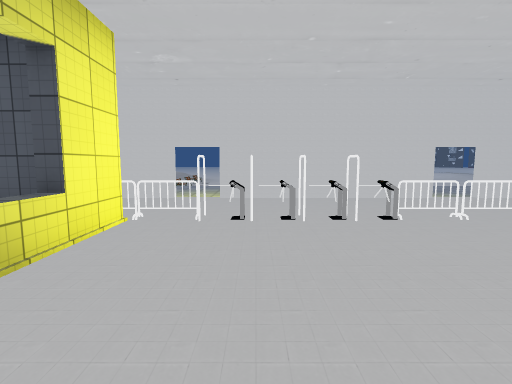
[1] (above)

16 first-person views from a walk through a Unity game level. The camera is 1.5 m above the floor, tilts 6° down and sees 85° across. The floor is counted in squares, 2 m on a side. Each view is taken from the middle of a square. On the plan, view 1 faces up. The plan holds only what a view shows up to about 10 squares ahead; the rest is blank. The place goes on beyond the plan. The player is left out. Some animated figures are left out. Some surface patterns are stand-ins.

[2]
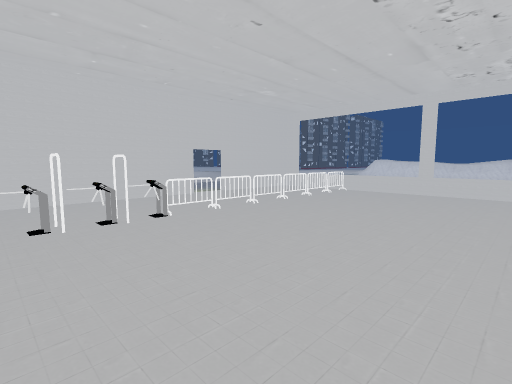

[3]
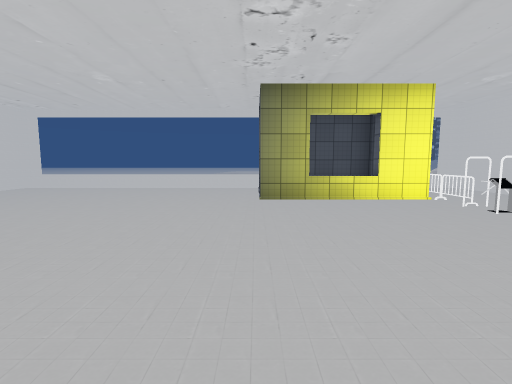

[4]
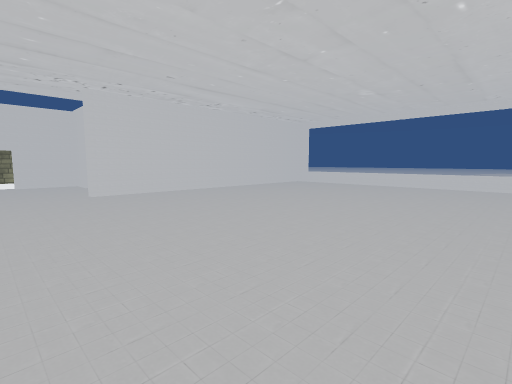

[5]
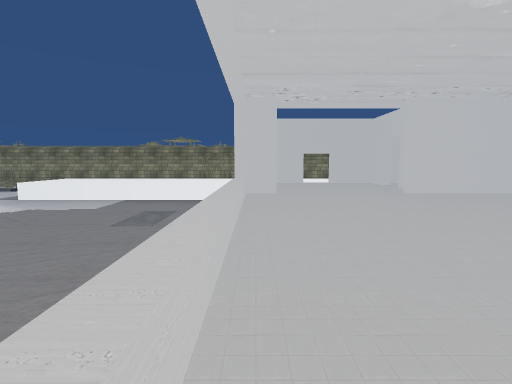

[6]
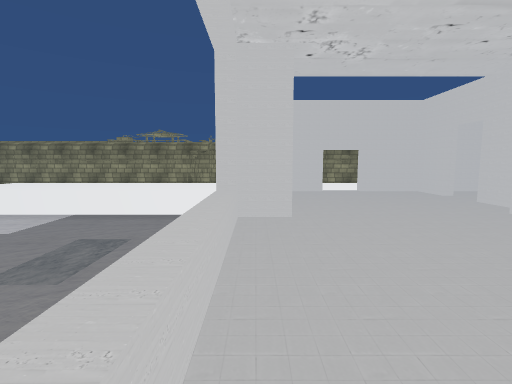

[7]
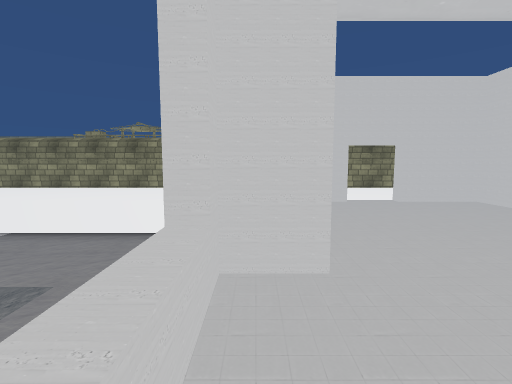

[8]
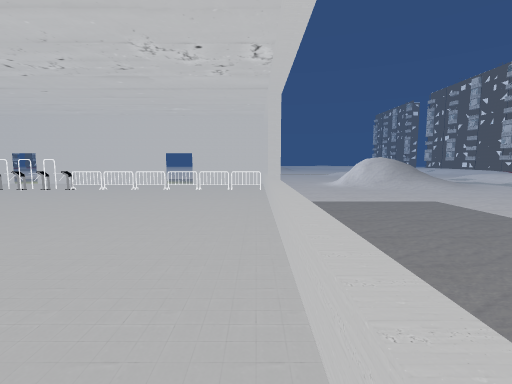

[9]
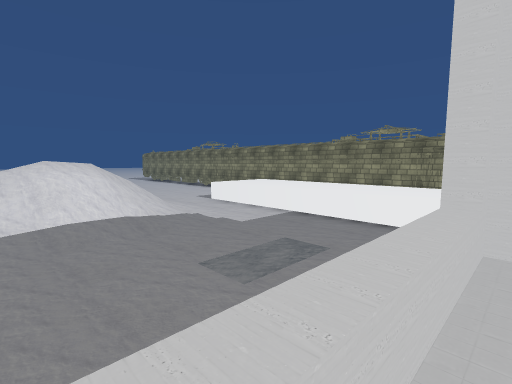

[10]
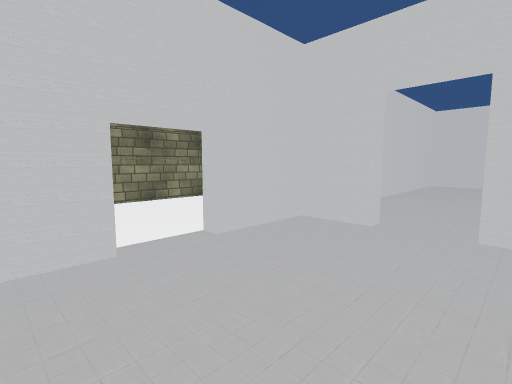

[11]
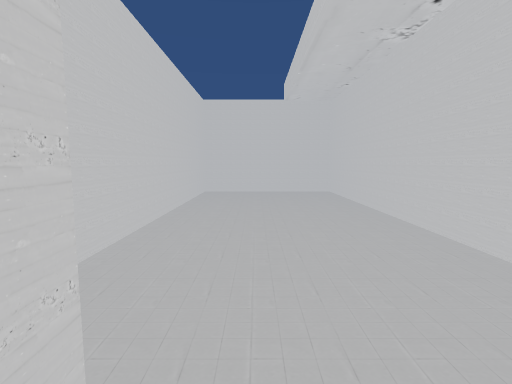

[12]
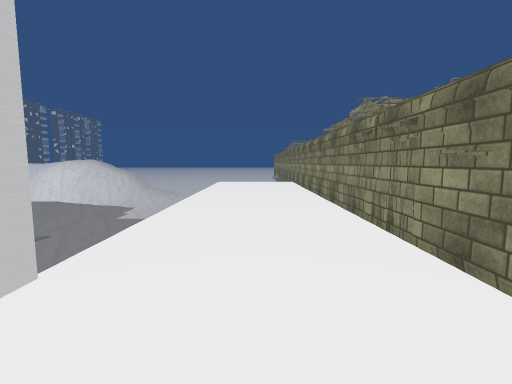

[13]
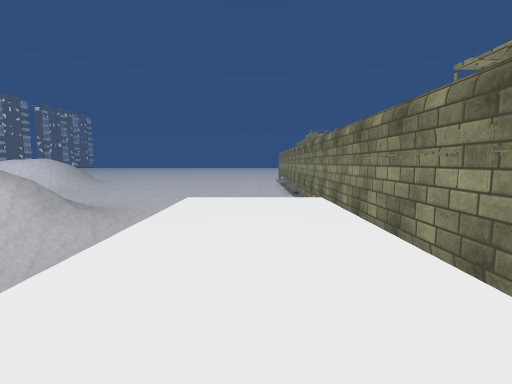

[14]
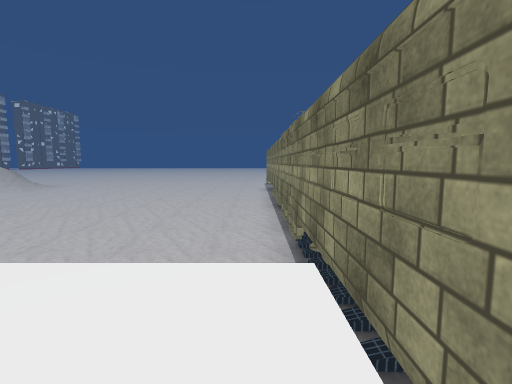

[15]
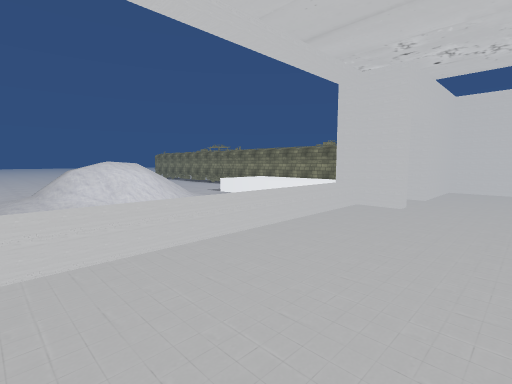

[16]
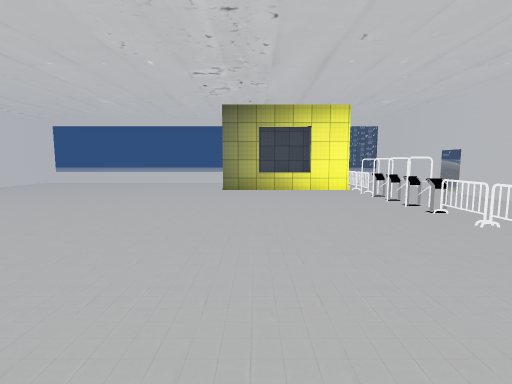

### Floor plan
Key: @ floor where view 1 was taken; # wall or solid block; . floor; = window, fence, low wall or low ledge; ^ raised ledge; v drop or lower ground; O other object.
Columns run from 4 left of view 1 to 18 right of it. Each row starts with its distance up from view 1.
  6 ###v####vv##  vvvvvv
  5 =vvvvvvvvvv^ vvvvvvv
  4   OOOOOOOOOO vvvvvvv
  3 ###......... vvvvvv
  2 # =......... vvvvv
  1 ###......... vvvv
  0 ###.@....... vvv
 -1 =........... vv
 -2 =........... v     vv
 -3 =........... vv   vvvv
 -4 =........... vvvvvvvv
 -5 =........... vvvvvvv
 -6 =........... vvvvvvv
 -7 ########...# vvvvvvvvvv
 -8 #......#...# vvvvvvvvvv
 -9 #..........# vvvvvvvvvv
-10 #......#...# vvvvvvv  v
-11 #########.##........v v
-12        .............v v
-13        .. ..........v v
-14       ###  ############

Where each view was taken, in squares from view 1:
view 1: 0 up, 0 right, facing up
view 2: 0 up, 0 right, facing up-right
view 3: 0 up, 4 right, facing left
view 4: 0 up, 5 right, facing down-left
view 5: 0 up, 7 right, facing down
view 6: 3 down, 7 right, facing down
view 7: 5 down, 7 right, facing down
view 8: 4 down, 7 right, facing up
view 9: 4 down, 7 right, facing down-right
view 10: 8 down, 6 right, facing down-left
view 11: 9 down, 3 right, facing left
view 12: 12 down, 5 right, facing right
view 13: 12 down, 10 right, facing right
view 14: 13 down, 14 right, facing right
view 15: 2 down, 5 right, facing down-right
view 16: 1 up, 6 right, facing left
